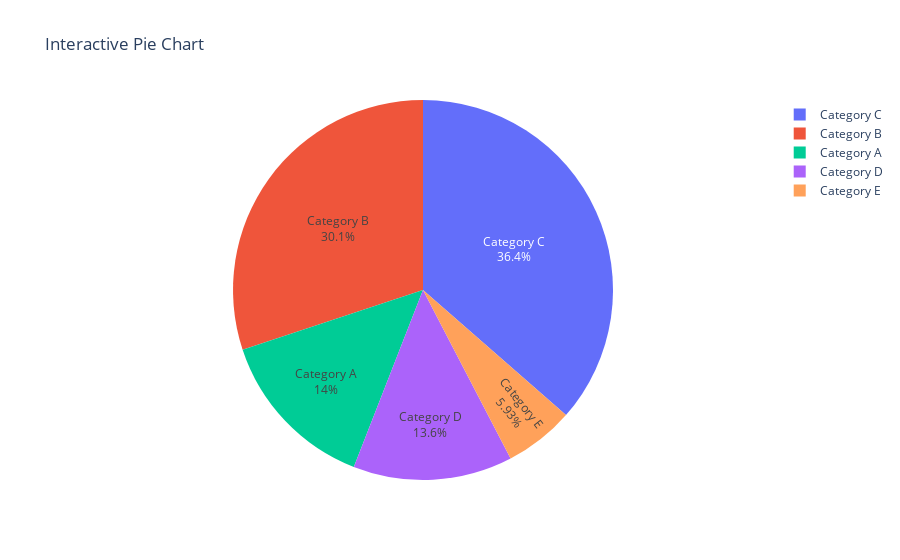

The code cell stored with this chart in its notebook:
### Markdown cell above
## 21.Using Plotly, create an interactive pie chart of randomly generated data, add labels and percentages, set the title as 'Interactive Pie Chart'.

### Code cell
import numpy as np
import plotly.graph_objects as go

# Step 2: Generate random data
labels = ['Category A', 'Category B', 'Category C', 'Category D', 'Category E']
values = np.random.randint(1, 100, size=len(labels))

# Step 3: Create the pie chart
fig = go.Figure(data=[go.Pie(labels=labels, values=values, 
                             hoverinfo='label+percent', textinfo='label+percent')])

# Step 4: Set the title
fig.update_layout(title_text='Interactive Pie Chart')

# Step 5: Display the pie chart
fig.show()

### Figure 1 — Plotly figure (JSON) as saved in the notebook; plotly's stock layout.template omitted (floating-point values rounded to 4 significant figures)
{"data": [{"hoverinfo": "label+percent", "labels": ["Category A", "Category B", "Category C", "Category D", "Category E"], "textinfo": "label+percent", "type": "pie", "values": [33, 71, 86, 32, 14]}], "layout": {"title": {"text": "Interactive Pie Chart"}}}
